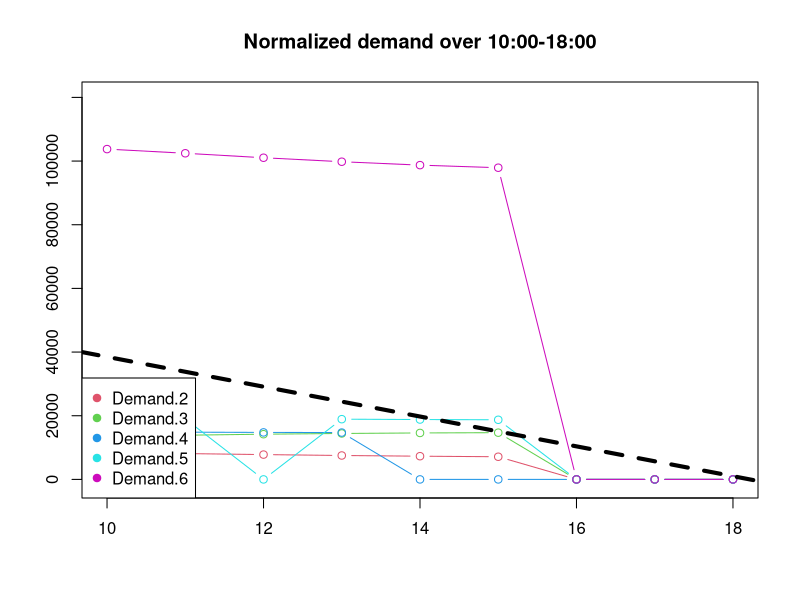

The R source for this figure:
library(lubridate)

A <- read.delim('Exc2/table.tsv')
A$DateTime <- as.POSIXct( A$megawatthours, tz = "EST", "%H:%M EST %m/%d/%Y" )

D <- A[ order(A$DateTime), ]
print(is.data.frame(D))
D$Hour <- as.integer(hour(D$DateTime))
# filter by hour, if it is between 8 and 20
D <- D[(D$Hour >= 10 & D$Hour <= 18) ,] # | (D$Hour >= 20 | D$Hour <= 3)


# get the demand for the next Regions JM, NYIS, ISNE, FPL, CPLE
C <- with(D, cbind(  Demand.2,Demand.4, Demand.5,
                    Demand.7 , Demand.9 , Hour))
C <- as.data.frame(C)
# aggregate by identical hours
C <- aggregate(C, by=list(C$Hour), FUN=mean)
# mean values
M <- list( Demand.2 = NA, Demand.4 = NA, Demand.5 = NA,
           Demand.7 = NA, Demand.9 = NA )

# standard deviations
S <- list( Demand.2 = NA, Demand.4 = NA, Demand.5 = NA,
           Demand.7 = NA, Demand.9 = NA )
# linear fit
LM <- list( Demand.2 = NA, Demand.4 = NA, Demand.5 = NA,
            Demand.7 = NA, Demand.9 = NA )

# create an empty plot
plot(1, type="n", xlab="", ylab="", xlim = c(10,18), ylim=c(-1000, 120000))

# calculate means and stdev
demands <- seq(5) # [ -c(1,4,8) ]
for ( i in demands ) {
  M[[ i ]] <- mean( C[ !is.na(C[, i]) ,i ] )
  S[[ i ]] <- sd( C[ !is.na(C[, i]), i ] )
}

MD <- list( Demand.2 = NA, Demand.4 = NA, Demand.5 = NA,
            Demand.7 = NA, Demand.9 = NA )




# scale and center the consumption series (normalize)
norm.C <- t( (t(C) - unlist(M)) / unlist(S) )
print(norm.C)

demands <- 2:6
for ( i in demands ) {
  # rearrange in a new, temporary dataframe
  DF <- data.frame ( Time = 10:18, Demand = C[ , i ] )
  # fill NA with 0
  DF[ is.na(DF) ] <- 0
  # plot
  lines( DF, col = i, type = 'b' )
  # linear fit
  LM[[ i-1 ]] <- lm( Demand ~ Time, data = DF)
  a <- coef(LM[[ i-1 ]])[1]
  b <- coef(LM[[ i-1 ]])[2]
  #abline(a, b, col = i, lw =2)
}
legend( 'bottomleft', col = demands, pch = 19,
        legend = sapply(demands, function(x) paste0('Demand.',x) ))

# mean regression line
lm.df <- sapply(LM, function(c) coef(c))
n <- dim(lm.df)[2]
tot <- rowSums(lm.df)
a <- tot[1] / n
b <- tot[2] / n

# plot the mean regression line
abline(a, b, col = 'black', lw = 4, lt = 2)
time.min <- "10:00"
time.max <- "18:00"
title(paste0("Normalized demand over " , time.min, '-', time.max) )




xml <- 5